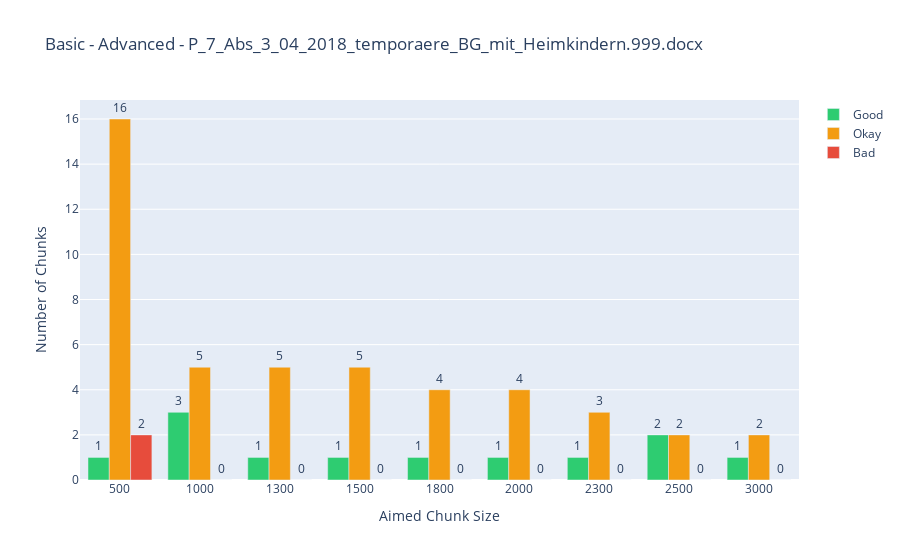
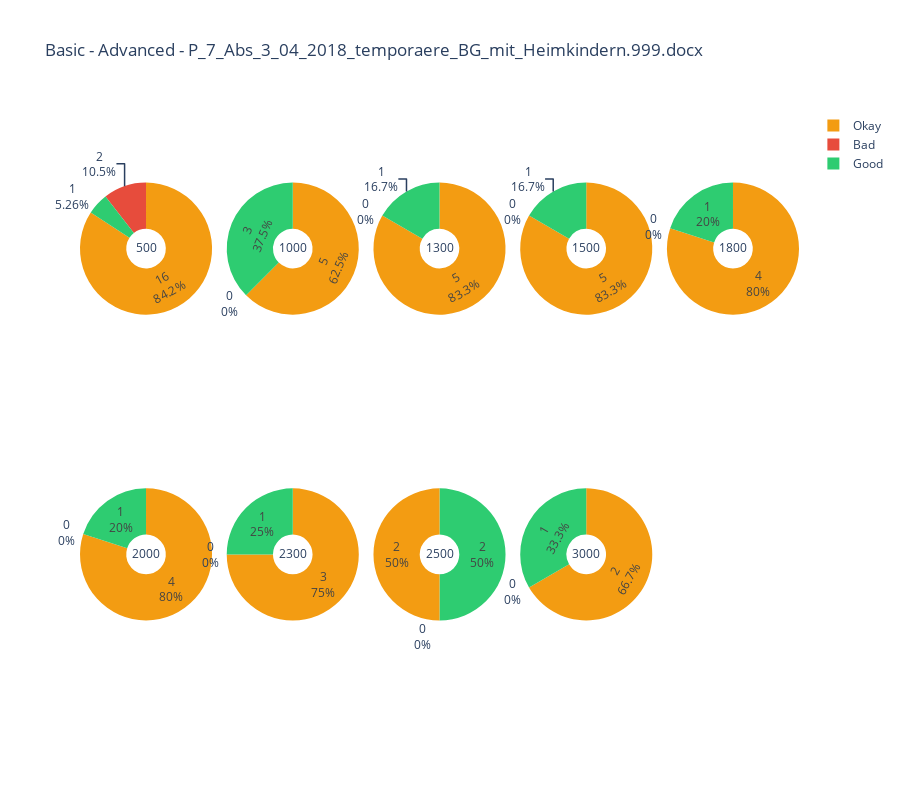

These figures' notebook cell, in order:
### Code cell
mode = MODES[1]
create_bar_chart_one_file(basic_categories, mode, file_name, method, x_axis_title="Aimed Chunk Size").show()
create_pie_chart_one_file(basic_categories, mode, file_name, method).show()

### Figure 1 — Plotly figure (JSON) as saved in the notebook; plotly's stock layout.template omitted (floating-point values rounded to 4 significant figures)
{"data": [{"marker": {"color": "#2ecc71"}, "name": "Good", "text": [1, 3, 1, 1, 1, 1, 1, 2, 1], "textposition": "outside", "type": "bar", "x": [500, 1000, 1300, 1500, 1800, 2000, 2300, 2500, 3000], "y": [1, 3, 1, 1, 1, 1, 1, 2, 1]}, {"marker": {"color": "#f39c12"}, "name": "Okay", "text": [16, 5, 5, 5, 4, 4, 3, 2, 2], "textposition": "outside", "type": "bar", "x": [500, 1000, 1300, 1500, 1800, 2000, 2300, 2500, 3000], "y": [16, 5, 5, 5, 4, 4, 3, 2, 2]}, {"marker": {"color": "#e74c3c"}, "name": "Bad", "text": [2, 0, 0, 0, 0, 0, 0, 0, 0], "textposition": "outside", "type": "bar", "x": [500, 1000, 1300, 1500, 1800, 2000, 2300, 2500, 3000], "y": [2, 0, 0, 0, 0, 0, 0, 0, 0]}], "layout": {"barmode": "group", "title": {"text": "Basic - Advanced - P_7_Abs_3_04_2018_temporaere_BG_mit_Heimkindern.999.docx"}, "uniformtext": {"minsize": 8, "mode": "hide"}, "xaxis": {"tickvals": [500, 1000, 1300, 1500, 1800, 2000, 2300, 2500, 3000], "title": {"text": "Aimed Chunk Size"}, "type": "category"}, "yaxis": {"title": {"text": "Number of Chunks"}}}}

### Figure 2 — Plotly figure (JSON) as saved in the notebook; plotly's stock layout.template omitted (floating-point values rounded to 4 significant figures)
{"data": [{"domain": {"column": 0, "row": 0}, "hole": 0.3, "labels": ["Good", "Okay", "Bad"], "marker": {"colors": ["#2ecc71", "#f39c12", "#e74c3c"]}, "name": "500", "textinfo": "value+percent", "title": {"text": "500"}, "type": "pie", "values": [1, 16, 2]}, {"domain": {"column": 1, "row": 0}, "hole": 0.3, "labels": ["Good", "Okay", "Bad"], "marker": {"colors": ["#2ecc71", "#f39c12", "#e74c3c"]}, "name": "1000", "textinfo": "value+percent", "title": {"text": "1000"}, "type": "pie", "values": [3, 5, 0]}, {"domain": {"column": 2, "row": 0}, "hole": 0.3, "labels": ["Good", "Okay", "Bad"], "marker": {"colors": ["#2ecc71", "#f39c12", "#e74c3c"]}, "name": "1300", "textinfo": "value+percent", "title": {"text": "1300"}, "type": "pie", "values": [1, 5, 0]}, {"domain": {"column": 3, "row": 0}, "hole": 0.3, "labels": ["Good", "Okay", "Bad"], "marker": {"colors": ["#2ecc71", "#f39c12", "#e74c3c"]}, "name": "1500", "textinfo": "value+percent", "title": {"text": "1500"}, "type": "pie", "values": [1, 5, 0]}, {"domain": {"column": 4, "row": 0}, "hole": 0.3, "labels": ["Good", "Okay", "Bad"], "marker": {"colors": ["#2ecc71", "#f39c12", "#e74c3c"]}, "name": "1800", "textinfo": "value+percent", "title": {"text": "1800"}, "type": "pie", "values": [1, 4, 0]}, {"domain": {"column": 0, "row": 1}, "hole": 0.3, "labels": ["Good", "Okay", "Bad"], "marker": {"colors": ["#2ecc71", "#f39c12", "#e74c3c"]}, "name": "2000", "textinfo": "value+percent", "title": {"text": "2000"}, "type": "pie", "values": [1, 4, 0]}, {"domain": {"column": 1, "row": 1}, "hole": 0.3, "labels": ["Good", "Okay", "Bad"], "marker": {"colors": ["#2ecc71", "#f39c12", "#e74c3c"]}, "name": "2300", "textinfo": "value+percent", "title": {"text": "2300"}, "type": "pie", "values": [1, 3, 0]}, {"domain": {"column": 2, "row": 1}, "hole": 0.3, "labels": ["Good", "Okay", "Bad"], "marker": {"colors": ["#2ecc71", "#f39c12", "#e74c3c"]}, "name": "2500", "textinfo": "value+percent", "title": {"text": "2500"}, "type": "pie", "values": [2, 2, 0]}, {"domain": {"column": 3, "row": 1}, "hole": 0.3, "labels": ["Good", "Okay", "Bad"], "marker": {"colors": ["#2ecc71", "#f39c12", "#e74c3c"]}, "name": "3000", "textinfo": "value+percent", "title": {"text": "3000"}, "type": "pie", "values": [1, 2, 0]}], "layout": {"grid": {"columns": 5, "rows": 2}, "height": 800, "title": {"text": "Basic - Advanced - P_7_Abs_3_04_2018_temporaere_BG_mit_Heimkindern.999.docx"}, "uniformtext": {"minsize": 8, "mode": "hide"}}}
